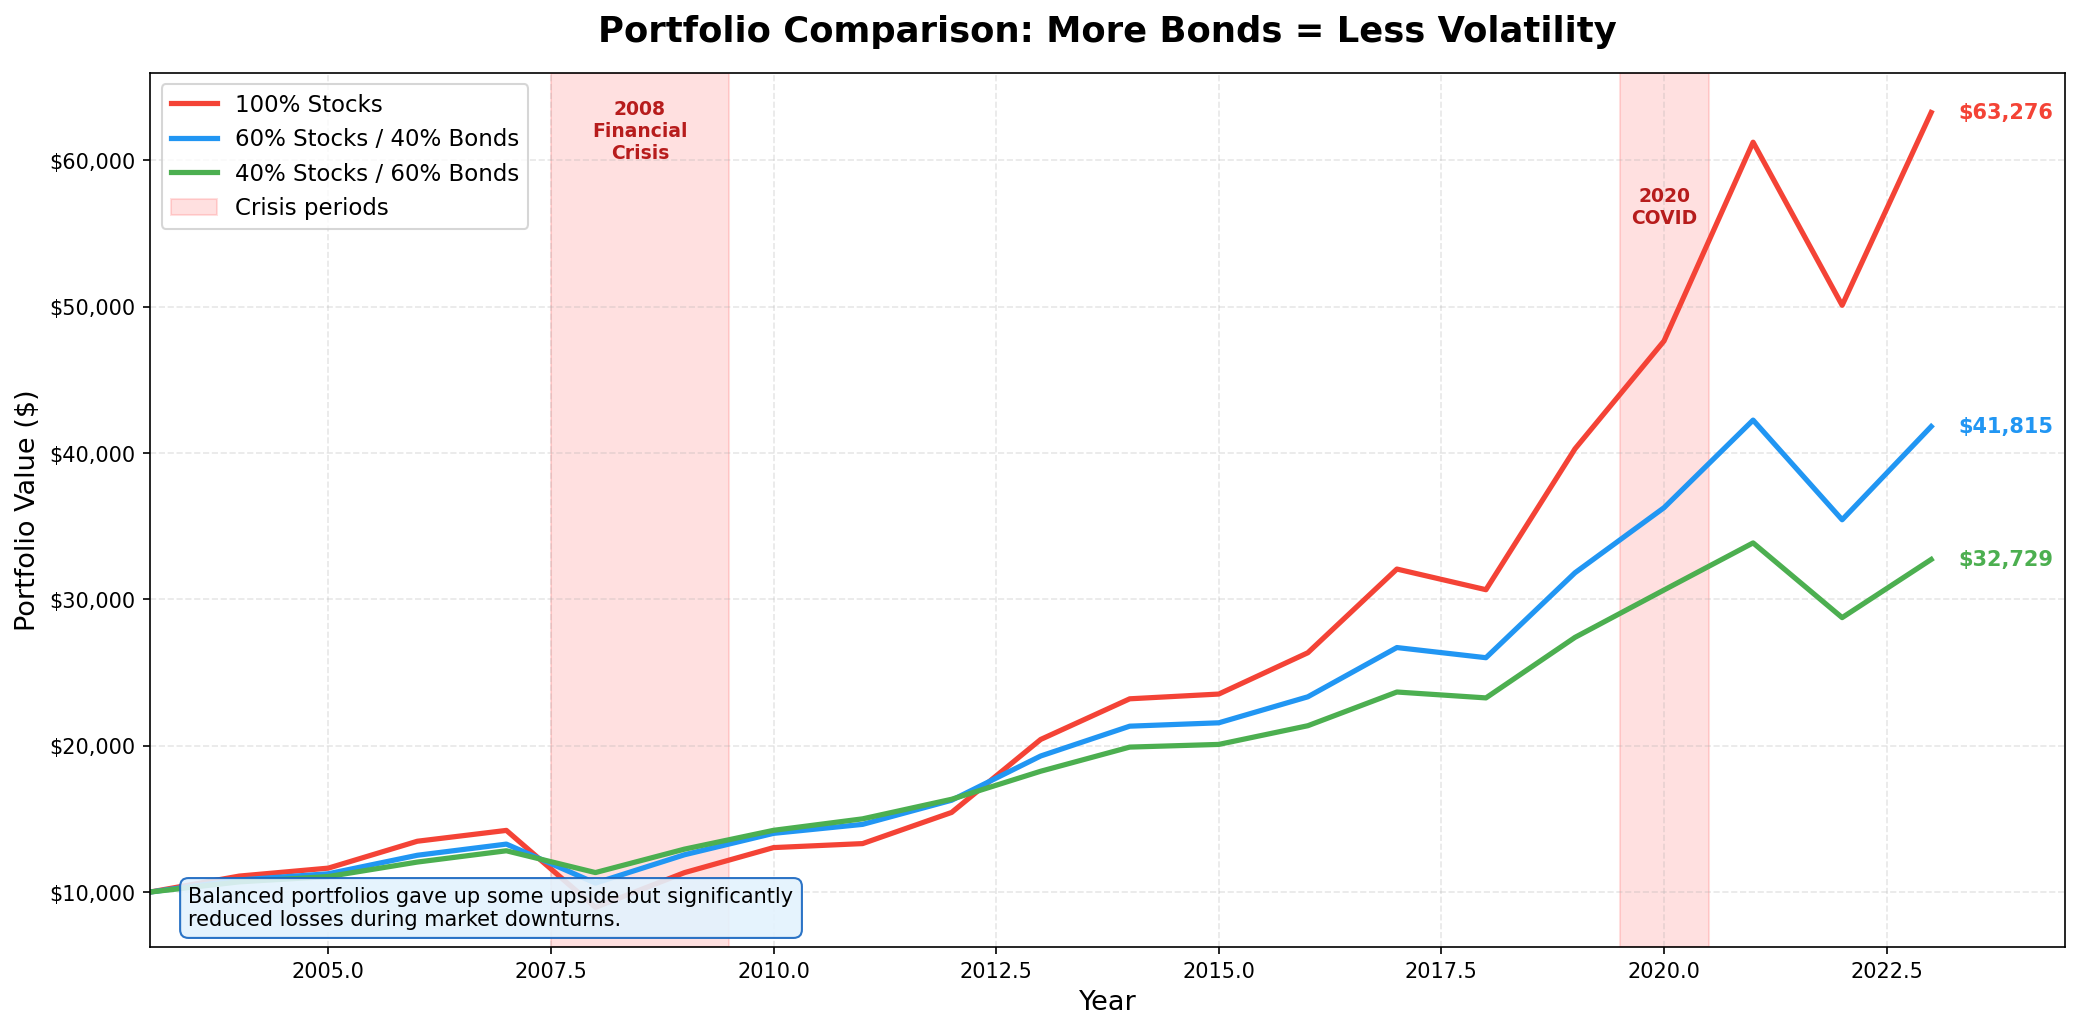

Source code (Python):
"""
Week 04: Portfolio Comparison - Stocks vs Balanced Portfolios
==============================================================
Line chart comparing 100% stocks vs 60/40 vs 40/60 portfolio growth over 20 years.
Highlights drawdown periods (2008 financial crisis, 2020 COVID crash) to show
how balanced portfolios reduce losses during downturns.

Output: week04_portfolio_comparison.png
"""

import matplotlib.pyplot as plt
import numpy as np

# --- Simulate realistic annual returns (2004-2023, 20 years) ---
# Approximate annual returns for stocks and bonds
np.random.seed(42)
years = np.arange(2004, 2024)

# Simplified annual returns inspired by real data
stock_returns = np.array([
    0.109, 0.049, 0.158, 0.055, -0.370, 0.265,   # 2004-2009
    0.151, 0.021, 0.160, 0.323, 0.136, 0.014,     # 2010-2015
    0.120, 0.217, -0.044, 0.314, 0.183, 0.285,    # 2016-2021
    -0.182, 0.263                                    # 2022-2023
])

bond_returns = np.array([
    0.043, 0.024, 0.044, 0.070, 0.053, 0.059,     # 2004-2009
    0.065, 0.078, 0.042, -0.020, 0.060, 0.006,    # 2010-2015
    0.026, 0.035, 0.001, 0.087, 0.075, -0.015,    # 2016-2021
    -0.130, 0.055                                    # 2022-2023
])

# Calculate cumulative growth for each portfolio
initial = 10_000

def portfolio_growth(stock_w, bond_w, stock_ret, bond_ret, initial_val):
    """Calculate cumulative portfolio value given stock/bond weights and returns."""
    portfolio_returns = stock_w * stock_ret + bond_w * bond_ret
    values = [initial_val]
    for r in portfolio_returns:
        values.append(values[-1] * (1 + r))
    return np.array(values)

# Three portfolios
vals_100 = portfolio_growth(1.0, 0.0, stock_returns, bond_returns, initial)
vals_60_40 = portfolio_growth(0.6, 0.4, stock_returns, bond_returns, initial)
vals_40_60 = portfolio_growth(0.4, 0.6, stock_returns, bond_returns, initial)

# Year labels including start year
year_labels = np.arange(2003, 2024)  # Starts at end of 2003

# --- Create figure ---
fig, ax = plt.subplots(figsize=(14, 7))

ax.plot(year_labels, vals_100, color="#F44336", linewidth=2.5, label="100% Stocks")
ax.plot(year_labels, vals_60_40, color="#2196F3", linewidth=2.5, label="60% Stocks / 40% Bonds")
ax.plot(year_labels, vals_40_60, color="#4CAF50", linewidth=2.5, label="40% Stocks / 60% Bonds")

# Highlight drawdown periods
# 2008 Financial Crisis (shaded region)
ax.axvspan(2007.5, 2009.5, alpha=0.12, color="red", label="Crisis periods")
ax.text(2008.5, max(vals_100) * 0.95, "2008\nFinancial\nCrisis", ha="center", fontsize=9,
        color="#B71C1C", fontweight="bold")

# 2020 COVID crash
ax.axvspan(2019.5, 2020.5, alpha=0.12, color="red")
ax.text(2020, max(vals_100) * 0.88, "2020\nCOVID", ha="center", fontsize=9,
        color="#B71C1C", fontweight="bold")

# Annotate final values
for vals, color, yoff in [(vals_100, "#F44336", 0), (vals_60_40, "#2196F3", 0), (vals_40_60, "#4CAF50", 0)]:
    ax.annotate(
        f"${vals[-1]:,.0f}",
        xy=(2023, vals[-1]),
        xytext=(2023.3, vals[-1]),
        fontsize=10,
        fontweight="bold",
        color=color,
        va="center",
    )

# --- Formatting ---
ax.set_title("Portfolio Comparison: More Bonds = Less Volatility", fontsize=17, fontweight="bold", pad=15)
ax.set_xlabel("Year", fontsize=13)
ax.set_ylabel("Portfolio Value ($)", fontsize=13)
ax.yaxis.set_major_formatter(plt.FuncFormatter(lambda x, _: f"${x:,.0f}"))
ax.legend(fontsize=11, loc="upper left")
ax.grid(True, alpha=0.3, linestyle="--")
ax.set_xlim(2003, 2024.5)

# Add takeaway box
ax.text(
    0.02, 0.02,
    "Balanced portfolios gave up some upside but significantly\nreduced losses during market downturns.",
    transform=ax.transAxes,
    fontsize=10,
    verticalalignment="bottom",
    bbox=dict(boxstyle="round,pad=0.4", facecolor="#E3F2FD", edgecolor="#1565C0", alpha=0.9),
)

fig.tight_layout()

# --- Save output ---
output_path = "B:/chanmainvest/tutorial/course/animation/week04_portfolio_comparison.png"
fig.savefig(output_path, dpi=150, bbox_inches="tight")
plt.close(fig)
print(f"Saved: {output_path}")
